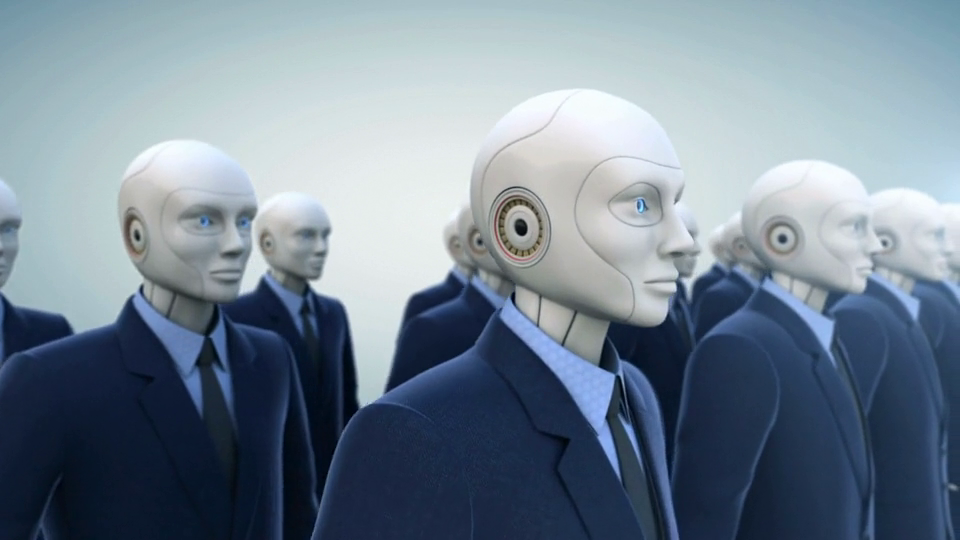
#> input picture frame 60 of videos/robot.mp4, 960 x 540 px
$ python redimensionarVideo_resizingVideo.py
#> lines starting #> are read from the running program, lines starting #| are printed output that depends on the picture
#> further down, fotograma is the input picture: shape (540, 960, 3); mean B, G, R 147.6, 133.3, 117.8
# La primera parte del código define una función para cambiar el tamaño
import cv2 as cv

def redimensionarFotograma(fotograma, escala=0.75):
#> called with escala = 0.2
    ancho = int(fotograma.shape[1] * escala)
#> ancho = 192
    alto = int(fotograma.shape[0] * escala)
#> alto = 108
    dimensiones = (ancho, alto)
#> dimensiones = (192, 108)
    return cv.resize(fotograma, dimensiones, interpolation=cv.INTER_AREA)
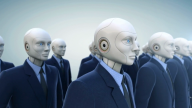
#> returned value: shape (108, 192, 3); mean of channels 0, 1, 2 147.6, 133.3, 117.8; drawn as B, G, R

# La segunda parte del código captura y muestra los fotogramas

captura = cv.VideoCapture("videos/robot.mp4")
while True:
    esCorrecto, fotograma = captura.read()
    fotograma_redimensionado = redimensionarFotograma(fotograma, escala=0.2)
    # es posible cambiar el tamaño agregando un parámetro a la línea anterior
    # fotograma_redimensionado = redimensionarFotograma(fotograma, escala=0.2) y cambiar el número por una escala menor
    cv.imshow("video", fotograma)
    cv.imshow("video Redimensionado", fotograma_redimensionado)

    if cv.waitKey(150) & 0xFF == ord("d"):  # es posible cambiar el tiempo para cerrar la ventana, para que el sistema operativo crea que la ventana no responde
#> (key Esc is pressed here)
        break

    # Verifica si el usuario hizo clic en el botón de cierre en alguna de las ventanas
    if cv.getWindowProperty("video", cv.WND_PROP_VISIBLE) < 1 or cv.getWindowProperty("video Redimensionado", cv.WND_PROP_VISIBLE) < 1:
        break

captura.release()
cv.destroyAllWindows()

cv.waitKey(0)

# Nota: Redimensionar los fotogramas puede afectar la velocidad del video,
# ya que requiere tiempo de procesamiento adicional. Cuanto más grande sea el video y
# más intensa sea la redimensión, mayor será el impacto en la velocidad. El
# rendimiento también puede verse influenciado por las capacidades del procesador de la computadora,
# ya que un procesador más rápido con más núcleos puede manejar la redimensión
# de manera más eficiente, lo que resulta en una reproducción de video más rápida y fluida.

$ run again, starting later in the video
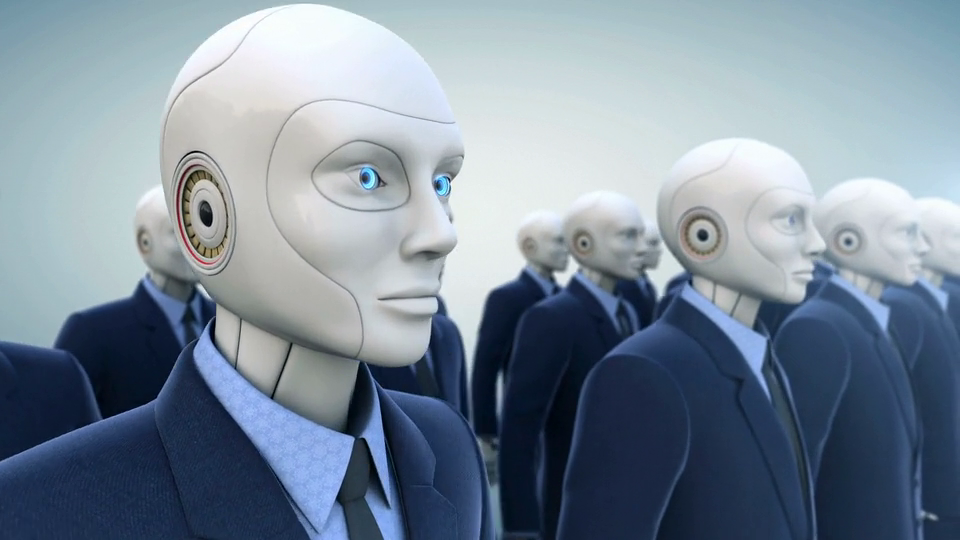
#> input picture frame 270 of videos/robot.mp4, 960 x 540 px
#> fotograma is the input picture: shape (540, 960, 3); mean B, G, R 154, 139.3, 124.4
#> in redimensionarFotograma, `return cv.resize(fotograma, dimensiones, interpolation=cv.INTER_AREA)`:
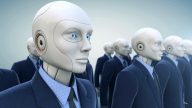
#> returned value: shape (108, 192, 3); mean of channels 0, 1, 2 154, 139.3, 124.4; drawn as B, G, R

$ run again, starting later in the video
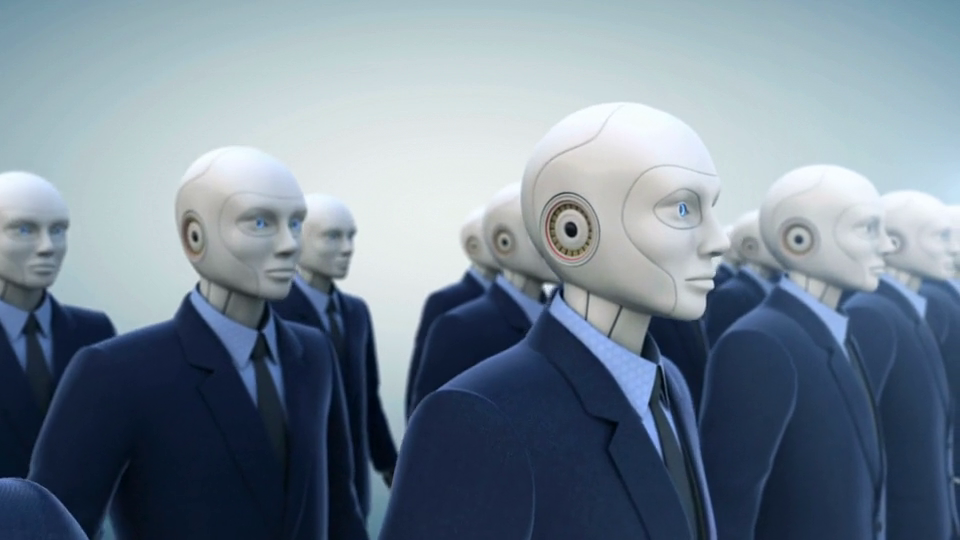
#> input picture frame 480 of videos/robot.mp4, 960 x 540 px
#> fotograma is the input picture: shape (540, 960, 3); mean B, G, R 147.4, 132.9, 117.6
#> in redimensionarFotograma, `return cv.resize(fotograma, dimensiones, interpolation=cv.INTER_AREA)`:
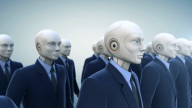
#> returned value: shape (108, 192, 3); mean of channels 0, 1, 2 147.4, 132.9, 117.6; drawn as B, G, R
